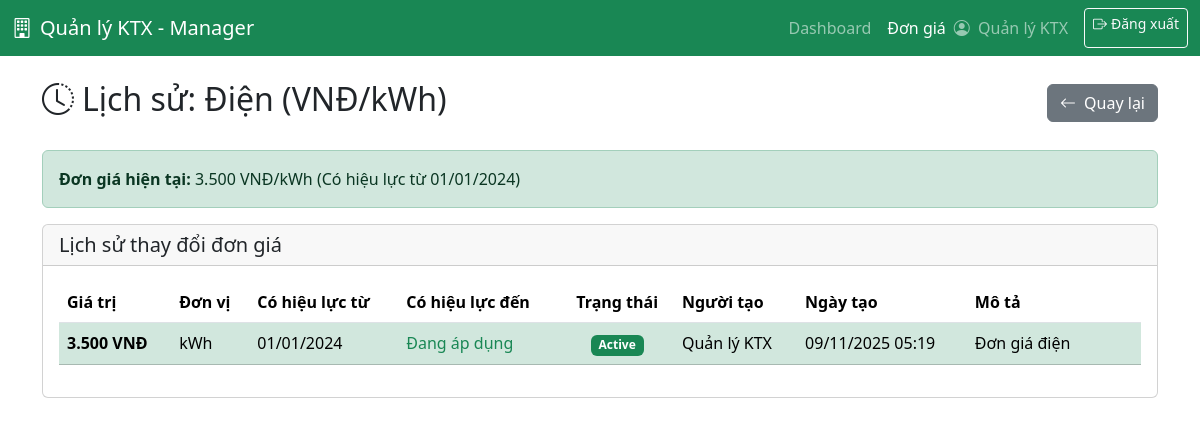
Page /views/manager/pricing/history.php?type=electricity (signed in) on the committed database.
### tables this page shows
CREATE TABLE pricing (
    id INT AUTO_INCREMENT PRIMARY KEY,
    price_type VARCHAR(50) NOT NULL COMMENT 'electricity, water, room_single, room_double, room_4people, room_6people, service_xxx',
    price_value DECIMAL(15,2) NOT NULL COMMENT 'Giá trị - số tiền',
    unit VARCHAR(20) NOT NULL COMMENT 'kWh, m³, tháng, lần...',
    effective_from DATE NOT NULL COMMENT 'Có hiệu lực từ ngày',
    effective_to DATE NULL COMMENT 'Có hiệu lực đến ngày, null = đang áp dụng',
    description TEXT,
    created_by INT NOT NULL COMMENT 'Manager tạo',
    status ENUM('active', 'inactive') DEFAULT 'active',
    created_at TIMESTAMP DEFAULT CURRENT_TIMESTAMP,
    updated_at TIMESTAMP DEFAULT CURRENT_TIMESTAMP ON UPDATE CURRENT_TIMESTAMP,
    FOREIGN KEY (created_by) REFERENCES users(id) ON DELETE RESTRICT,
    INDEX idx_price_type (price_type),
    INDEX idx_status (status),
    INDEX idx_effective_from (effective_from),
    INDEX idx_effective_to (effective_to)
);

CREATE TABLE users (
    id INT AUTO_INCREMENT PRIMARY KEY,
    username VARCHAR(50) UNIQUE NOT NULL,
    password VARCHAR(255) NOT NULL COMMENT 'Mật khẩu đã hash',
    full_name VARCHAR(100) NOT NULL,
    email VARCHAR(100),
    phone VARCHAR(20),
    role ENUM('admin', 'manager', 'student') NOT NULL,
    status ENUM('active', 'inactive') DEFAULT 'active',
    created_at TIMESTAMP DEFAULT CURRENT_TIMESTAMP,
    updated_at TIMESTAMP DEFAULT CURRENT_TIMESTAMP ON UPDATE CURRENT_TIMESTAMP,
    INDEX idx_username (username),
    INDEX idx_role (role),
    INDEX idx_status (status)
);

### functions/auth.php (called while the page is built, shortened)
<?php
require_once __DIR__ . '/helpers.php';
function getCurrentUser() {
    if (isset($_SESSION['user_id']) && isset($_SESSION['username'])) {
        return [
            'id' => $_SESSION['user_id'],
            'username' => $_SESSION['username'],
            'full_name' => $_SESSION['full_name'] ?? null,
            'role' => $_SESSION['role'] ?? null,
            'email' => $_SESSION['email'] ?? null,
            'phone' => $_SESSION['phone'] ?? null
        ];
    }
    return null;
}
?>

### functions/pricing.php (called while the page is built, shortened)
<?php
function getCurrentPricing($priceType, $date = null) {
    $conn = getDbConnection();
    if ($date === null) {
        $date = date('Y-m-d');
    }
    $sql = "SELECT p.*, u.full_name as created_by_name
            FROM pricing p
            LEFT JOIN users u ON p.created_by = u.id
            WHERE p.price_type = ?
            AND p.status = 'active'
            AND p.effective_from <= ?
            AND (p.effective_to IS NULL OR p.effective_to >= ?)
            ORDER BY p.effective_from DESC
            LIMIT 1";
    $stmt = mysqli_prepare($conn, $sql);
    $pricing = null;
    if ($stmt) {
        mysqli_stmt_bind_param($stmt, "sss", $priceType, $date, $date);
        mysqli_stmt_execute($stmt);
        $result = mysqli_stmt_get_result($stmt);
        if ($result && mysqli_num_rows($result) > 0) {
            $pricing = mysqli_fetch_assoc($result);
        }
    }
    return $pricing;
}
function getPricingHistory($priceType) {
    $conn = getDbConnection();
    $history = [];
    $sql = "SELECT p.*, u.full_name as created_by_name
            FROM pricing p
            LEFT JOIN users u ON p.created_by = u.id
            WHERE p.price_type = ?
            ORDER BY p.effective_from DESC";
    $stmt = mysqli_prepare($conn, $sql);
    if ($stmt) {
        mysqli_stmt_bind_param($stmt, "s", $priceType);
        mysqli_stmt_execute($stmt);
        $result = mysqli_stmt_get_result($stmt);
        if ($result && mysqli_num_rows($result) > 0) {
            while ($row = mysqli_fetch_assoc($result)) {
                $history[] = $row;
            }
        }
    }
    return $history;
}
function getPriceTypes() {
    return [
        'electricity' => 'Điện (VNĐ/kWh)',
        'water' => 'Nước (VNĐ/m³)',
        'room_single' => 'Phòng đơn (VNĐ/tháng)',
        'room_double' => 'Phòng đôi (VNĐ/tháng)',
        'room_4people' => 'Phòng 4 người (VNĐ/tháng)',
        'room_6people' => 'Phòng 6 người (VNĐ/tháng)'
    ];
}
?>

### functions/helpers.php (called while the page is built, shortened)
<?php
function formatCurrency($amount) {
    return number_format($amount, 0, ',', '.') . ' VNĐ';
}
function formatDate($date, $format = 'd/m/Y') {
    return date($format, strtotime($date));
}
function escapeHtml($string) {
    return htmlspecialchars($string, ENT_QUOTES, 'UTF-8');
}
?>

### views/manager/pricing/history.php (the view, shortened to what this page needs)
<?php
require_once __DIR__ . '/../../../functions/auth.php';
require_once __DIR__ . '/../../../functions/helpers.php';
require_once __DIR__ . '/../../../functions/pricing.php';
$currentUser = getCurrentUser();
$priceType = $_GET['type'] ?? '';
$priceTypes = getPriceTypes();
$history = getPricingHistory($priceType);
$typeName = $priceTypes[$priceType];
$currentPrice = getCurrentPricing($priceType);
?>
<!DOCTYPE html>
<html lang="vi">
<head>
    <link href="https://cdn.jsdelivr.net/npm/bootstrap@5.3.3/dist/css/bootstrap.min.css" rel="stylesheet">
    <link href="https://cdn.jsdelivr.net/npm/bootstrap-icons@1.11.0/font/bootstrap-icons.css" rel="stylesheet">
</head>
<body>
    <nav class="navbar navbar-expand-lg navbar-dark bg-success">
        <div class="container-fluid">
            <a class="navbar-brand" href="../dashboard.php">
                <i class="bi bi-building me-2"></i>Quản lý KTX - Manager
            </a>
            <div class="navbar-nav ms-auto">
                <a class="nav-link" href="../dashboard.php">Dashboard</a>
                <a class="nav-link active" href="../pricing.php">Đơn giá</a>
                <span class="navbar-text me-3">
                    <i class="bi bi-person-circle me-1"></i>
                    <?php echo escapeHtml($currentUser['full_name'] ?? $currentUser['username']); ?>
                </span>
                <a class="btn btn-outline-light btn-sm" href="../../../../handle/logout_process.php">
                    <i class="bi bi-box-arrow-right me-1"></i>Đăng xuất
                </a>
            </div>
        </div>
    </nav>
    <div class="container mt-4">
        <div class="d-flex justify-content-between align-items-center mb-4">
            <h2>
                <i class="bi bi-clock-history me-2"></i>Lịch sử: <?php echo escapeHtml($typeName); ?>
            </h2>
            <a href="../pricing.php" class="btn btn-secondary">
                <i class="bi bi-arrow-left me-2"></i>Quay lại
            </a>
        </div>
        <?php if ($currentPrice): ?>
            <div class="alert alert-success">
                <strong>Đơn giá hiện tại:</strong>
                <?php echo formatCurrency($currentPrice['price_value']); ?>/<?php echo escapeHtml($currentPrice['unit']); ?>
                (Có hiệu lực từ <?php echo formatDate($currentPrice['effective_from']); ?>)
            </div>
        <?php endif; ?>
        <div class="card">
            <div class="card-header">
                <h5 class="mb-0">Lịch sử thay đổi đơn giá</h5>
            </div>
            <div class="card-body">
                <?php if (empty($history)): ?>
                    <div class="alert alert-info">
                        <i class="bi bi-info-circle me-2"></i>Chưa có lịch sử đơn giá.
                    </div>
                <?php else: ?>
                    <div class="table-responsive">
                        <table class="table table-hover align-middle">
                            <thead>
                                <tr>
                                    <th class="text-nowrap">Giá trị</th>
                                    <th class="text-nowrap">Đơn vị</th>
                                    <th class="text-nowrap">Có hiệu lực từ</th>
                                    <th class="text-nowrap">Có hiệu lực đến</th>
                                    <th class="text-nowrap text-center">Trạng thái</th>
                                    <th class="text-nowrap">Người tạo</th>
                                    <th class="text-nowrap">Ngày tạo</th>
                                    <th class="text-nowrap" style="min-width: 150px;">Mô tả</th>
                                </tr>
                            </thead>
                            <tbody>
                                <?php foreach ($history as $item): ?>
                                    <tr class="<?php echo ($item['id'] == ($currentPrice['id'] ?? 0)) ? 'table-success' : ''; ?>">
                                        <td class="text-nowrap align-middle"><strong><?php echo formatCurrency($item['price_value']); ?></strong></td>
                                        <td class="text-nowrap align-middle"><?php echo escapeHtml($item['unit']); ?></td>
                                        <td class="text-nowrap align-middle"><?php echo formatDate($item['effective_from']); ?></td>
                                        <td class="text-nowrap align-middle">
                                            <?php if ($item['effective_to']): ?>
                                                <?php echo formatDate($item['effective_to']); ?>
                                            <?php else: ?>
                                                <span class="text-success">Đang áp dụng</span>
                                            <?php endif; ?>
                                        </td>
                                        <td class="text-center align-middle">
                                            <?php if ($item['status'] == 'active'): ?>
                                                <span class="badge bg-success">Active</span>
                                            <?php else: ?>
                                                <span class="badge bg-secondary">Inactive</span>
                                            <?php endif; ?>
                                        </td>
                                        <td class="text-nowrap align-middle"><?php echo escapeHtml($item['created_by_name'] ?? 'N/A'); ?></td>
                                        <td class="text-nowrap align-middle"><?php echo formatDate($item['created_at'], 'd/m/Y H:i'); ?></td>
                                        <td class="text-nowrap align-middle"><?php echo escapeHtml($item['description'] ?? ''); ?></td>
                                    </tr>
                                <?php endforeach; ?>
                            </tbody>
                        </table>
                    </div>
                <?php endif; ?>
            </div>
        </div>
    </div>
</body>
</html>

### rows in the picture
pricing: created_by.full_name "Quản lý KTX", price_value "3.500 VNĐ", unit "kWh", effective_from "01/01/2024", shows "Đang áp dụng", status "Active", created_at "09/11/2025 05:19", description "Đơn giá điện"

### other values in the picture
escapeHtml($typeName) "Điện (VNĐ/kWh)"
